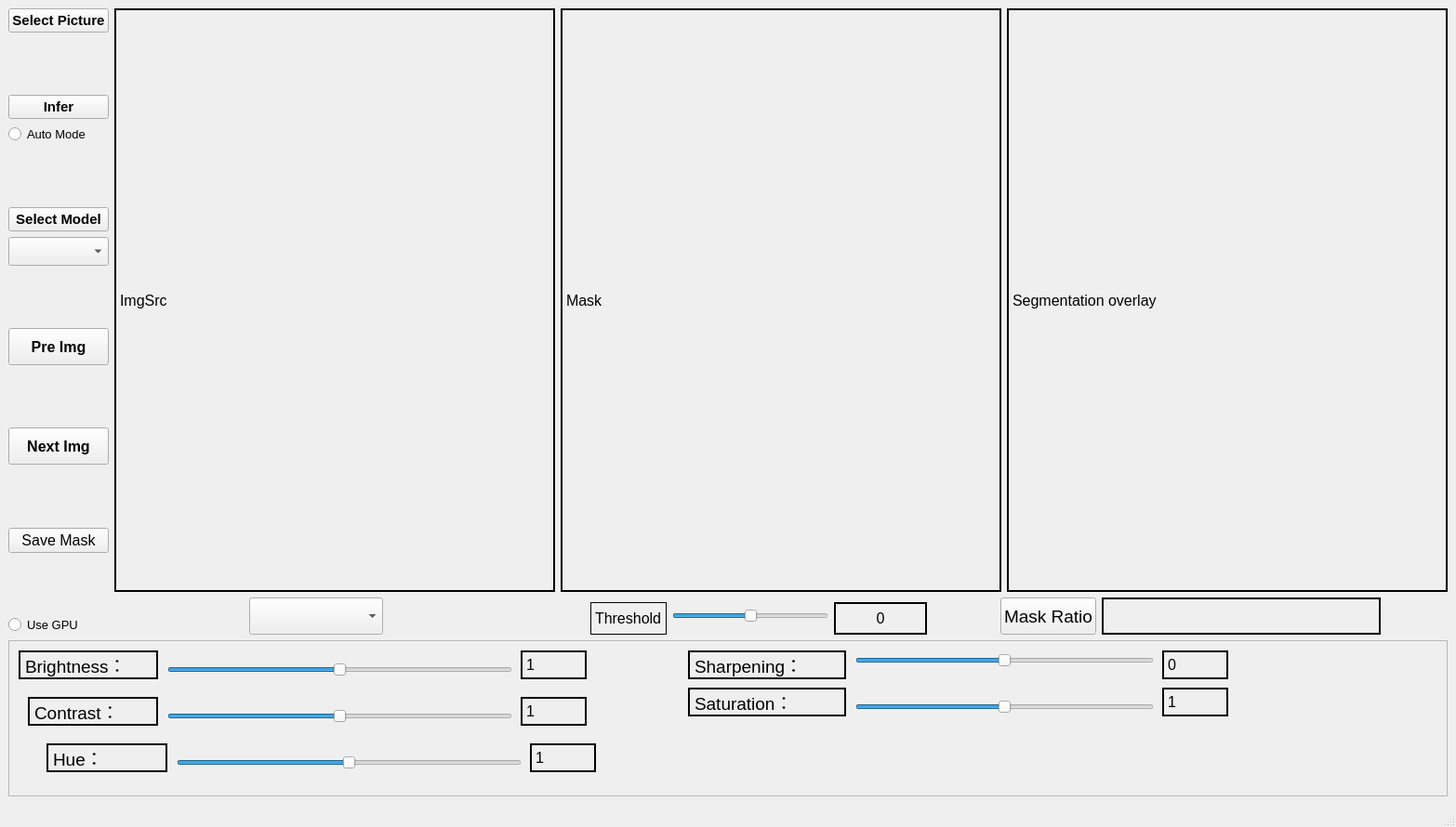
<?xml version="1.0" encoding="UTF-8"?>
<ui version="4.0">
 <class>MainWindow</class>
 <widget class="QMainWindow" name="MainWindow">
  <property name="geometry">
   <rect>
    <x>0</x>
    <y>0</y>
    <width>1566</width>
    <height>890</height>
   </rect>
  </property>
  <property name="sizePolicy">
   <sizepolicy hsizetype="Preferred" vsizetype="Preferred">
    <horstretch>0</horstretch>
    <verstretch>0</verstretch>
   </sizepolicy>
  </property>
  <property name="font">
   <font>
    <family>Microsoft YaHei UI</family>
    <pointsize>12</pointsize>
   </font>
  </property>
  <property name="windowTitle">
   <string>MainWindow</string>
  </property>
  <property name="windowIcon">
   <iconset>
    <selectedon>../source/1.png</selectedon>
   </iconset>
  </property>
  <property name="iconSize">
   <size>
    <width>60</width>
    <height>60</height>
   </size>
  </property>
  <widget class="QWidget" name="centralwidget">
   <property name="sizePolicy">
    <sizepolicy hsizetype="Preferred" vsizetype="Preferred">
     <horstretch>0</horstretch>
     <verstretch>0</verstretch>
    </sizepolicy>
   </property>
   <layout class="QGridLayout" name="gridLayout" rowstretch="4,1,0">
    <item row="0" column="0">
     <layout class="QHBoxLayout" name="horizontalLayout_5" stretch="0,4">
      <item>
       <layout class="QVBoxLayout" name="verticalLayout_3">
        <item>
         <widget class="QPushButton" name="selectFileBtn">
          <property name="font">
           <font>
            <family>Microsoft YaHei UI</family>
            <pointsize>11</pointsize>
            <weight>75</weight>
            <bold>true</bold>
           </font>
          </property>
          <property name="text">
           <string>Select Picture</string>
          </property>
         </widget>
        </item>
        <item>
         <spacer name="verticalSpacer">
          <property name="orientation">
           <enum>Qt::Vertical</enum>
          </property>
          <property name="sizeHint" stdset="0">
           <size>
            <width>20</width>
            <height>40</height>
           </size>
          </property>
         </spacer>
        </item>
        <item>
         <layout class="QVBoxLayout" name="verticalLayout_2">
          <item>
           <widget class="QPushButton" name="checkThePicture">
            <property name="font">
             <font>
              <family>Microsoft YaHei UI</family>
              <pointsize>11</pointsize>
              <weight>75</weight>
              <bold>true</bold>
             </font>
            </property>
            <property name="text">
             <string>Infer</string>
            </property>
           </widget>
          </item>
          <item>
           <widget class="QRadioButton" name="autoDetectRB">
            <property name="font">
             <font>
              <family>Microsoft YaHei UI</family>
              <pointsize>10</pointsize>
             </font>
            </property>
            <property name="text">
             <string>Auto Mode</string>
            </property>
           </widget>
          </item>
         </layout>
        </item>
        <item>
         <spacer name="verticalSpacer_2">
          <property name="orientation">
           <enum>Qt::Vertical</enum>
          </property>
          <property name="sizeHint" stdset="0">
           <size>
            <width>20</width>
            <height>40</height>
           </size>
          </property>
         </spacer>
        </item>
        <item>
         <layout class="QVBoxLayout" name="verticalLayout">
          <item>
           <widget class="QPushButton" name="selectModelBtn">
            <property name="font">
             <font>
              <family>Microsoft YaHei UI</family>
              <pointsize>11</pointsize>
              <weight>75</weight>
              <bold>true</bold>
             </font>
            </property>
            <property name="text">
             <string>Select Model</string>
            </property>
           </widget>
          </item>
          <item>
           <widget class="QComboBox" name="selectModelCB">
            <property name="font">
             <font>
              <family>黑体</family>
              <pointsize>12</pointsize>
             </font>
            </property>
           </widget>
          </item>
         </layout>
        </item>
        <item>
         <spacer name="verticalSpacer_3">
          <property name="orientation">
           <enum>Qt::Vertical</enum>
          </property>
          <property name="sizeHint" stdset="0">
           <size>
            <width>20</width>
            <height>40</height>
           </size>
          </property>
         </spacer>
        </item>
        <item>
         <widget class="QPushButton" name="previousImgBtn">
          <property name="sizePolicy">
           <sizepolicy hsizetype="Minimum" vsizetype="Fixed">
            <horstretch>0</horstretch>
            <verstretch>0</verstretch>
           </sizepolicy>
          </property>
          <property name="minimumSize">
           <size>
            <width>50</width>
            <height>40</height>
           </size>
          </property>
          <property name="font">
           <font>
            <family>Microsoft YaHei UI</family>
            <pointsize>12</pointsize>
            <weight>75</weight>
            <bold>true</bold>
           </font>
          </property>
          <property name="toolTipDuration">
           <number>-1</number>
          </property>
          <property name="text">
           <string>Pre Img</string>
          </property>
         </widget>
        </item>
        <item>
         <spacer name="verticalSpacer_4">
          <property name="orientation">
           <enum>Qt::Vertical</enum>
          </property>
          <property name="sizeHint" stdset="0">
           <size>
            <width>20</width>
            <height>40</height>
           </size>
          </property>
         </spacer>
        </item>
        <item>
         <widget class="QPushButton" name="nextImgBtn">
          <property name="minimumSize">
           <size>
            <width>50</width>
            <height>40</height>
           </size>
          </property>
          <property name="font">
           <font>
            <family>Microsoft YaHei UI</family>
            <pointsize>12</pointsize>
            <weight>75</weight>
            <bold>true</bold>
           </font>
          </property>
          <property name="text">
           <string>Next Img</string>
          </property>
         </widget>
        </item>
        <item>
         <spacer name="verticalSpacer_5">
          <property name="orientation">
           <enum>Qt::Vertical</enum>
          </property>
          <property name="sizeHint" stdset="0">
           <size>
            <width>20</width>
            <height>40</height>
           </size>
          </property>
         </spacer>
        </item>
        <item>
         <widget class="QPushButton" name="pushButton_Save">
          <property name="text">
           <string>Save Mask</string>
          </property>
         </widget>
        </item>
        <item>
         <spacer name="verticalSpacer_6">
          <property name="orientation">
           <enum>Qt::Vertical</enum>
          </property>
          <property name="sizeHint" stdset="0">
           <size>
            <width>20</width>
            <height>40</height>
           </size>
          </property>
         </spacer>
        </item>
        <item>
         <widget class="QRadioButton" name="useGPURB">
          <property name="font">
           <font>
            <family>Microsoft YaHei UI</family>
            <pointsize>10</pointsize>
           </font>
          </property>
          <property name="text">
           <string>Use GPU</string>
          </property>
         </widget>
        </item>
       </layout>
      </item>
      <item>
       <layout class="QVBoxLayout" name="verticalLayout_4" stretch="4,0">
        <property name="sizeConstraint">
         <enum>QLayout::SetDefaultConstraint</enum>
        </property>
        <item>
         <layout class="QHBoxLayout" name="horizontalLayout" stretch="1,1,1">
          <item>
           <widget class="QLabel" name="srcImgWin">
            <property name="sizePolicy">
             <sizepolicy hsizetype="Ignored" vsizetype="Ignored">
              <horstretch>0</horstretch>
              <verstretch>0</verstretch>
             </sizepolicy>
            </property>
            <property name="minimumSize">
             <size>
              <width>0</width>
              <height>0</height>
             </size>
            </property>
            <property name="maximumSize">
             <size>
              <width>2000</width>
              <height>2000</height>
             </size>
            </property>
            <property name="frameShape">
             <enum>QFrame::WinPanel</enum>
            </property>
            <property name="text">
             <string>ImgSrc</string>
            </property>
           </widget>
          </item>
          <item>
           <widget class="QLabel" name="dstImgWin">
            <property name="sizePolicy">
             <sizepolicy hsizetype="Ignored" vsizetype="Ignored">
              <horstretch>0</horstretch>
              <verstretch>0</verstretch>
             </sizepolicy>
            </property>
            <property name="minimumSize">
             <size>
              <width>0</width>
              <height>0</height>
             </size>
            </property>
            <property name="maximumSize">
             <size>
              <width>2000</width>
              <height>2000</height>
             </size>
            </property>
            <property name="frameShape">
             <enum>QFrame::WinPanel</enum>
            </property>
            <property name="text">
             <string>Mask</string>
            </property>
           </widget>
          </item>
          <item>
           <widget class="QLabel" name="dstImgWin_2">
            <property name="sizePolicy">
             <sizepolicy hsizetype="Ignored" vsizetype="Ignored">
              <horstretch>0</horstretch>
              <verstretch>0</verstretch>
             </sizepolicy>
            </property>
            <property name="minimumSize">
             <size>
              <width>0</width>
              <height>0</height>
             </size>
            </property>
            <property name="maximumSize">
             <size>
              <width>2000</width>
              <height>2000</height>
             </size>
            </property>
            <property name="frameShape">
             <enum>QFrame::WinPanel</enum>
            </property>
            <property name="text">
             <string>Segmentation overlay</string>
            </property>
           </widget>
          </item>
         </layout>
        </item>
        <item>
         <layout class="QHBoxLayout" name="horizontalLayout_4" stretch="2,2,3,5,1,3,1">
          <item>
           <spacer name="horizontalSpacer">
            <property name="orientation">
             <enum>Qt::Horizontal</enum>
            </property>
            <property name="sizeType">
             <enum>QSizePolicy::Preferred</enum>
            </property>
            <property name="sizeHint" stdset="0">
             <size>
              <width>40</width>
              <height>20</height>
             </size>
            </property>
           </spacer>
          </item>
          <item>
           <widget class="QComboBox" name="selectedFileNameCB">
            <property name="sizePolicy">
             <sizepolicy hsizetype="Preferred" vsizetype="Fixed">
              <horstretch>0</horstretch>
              <verstretch>0</verstretch>
             </sizepolicy>
            </property>
            <property name="minimumSize">
             <size>
              <width>0</width>
              <height>40</height>
             </size>
            </property>
            <property name="baseSize">
             <size>
              <width>0</width>
              <height>0</height>
             </size>
            </property>
            <property name="font">
             <font>
              <family>黑体</family>
              <pointsize>12</pointsize>
             </font>
            </property>
           </widget>
          </item>
          <item>
           <spacer name="horizontalSpacer_2">
            <property name="orientation">
             <enum>Qt::Horizontal</enum>
            </property>
            <property name="sizeType">
             <enum>QSizePolicy::Preferred</enum>
            </property>
            <property name="sizeHint" stdset="0">
             <size>
              <width>40</width>
              <height>20</height>
             </size>
            </property>
           </spacer>
          </item>
          <item>
           <layout class="QHBoxLayout" name="horizontalLayout_3">
            <item>
             <widget class="QLabel" name="label">
              <property name="sizePolicy">
               <sizepolicy hsizetype="Preferred" vsizetype="Fixed">
                <horstretch>0</horstretch>
                <verstretch>0</verstretch>
               </sizepolicy>
              </property>
              <property name="minimumSize">
               <size>
                <width>0</width>
                <height>35</height>
               </size>
              </property>
              <property name="maximumSize">
               <size>
                <width>300</width>
                <height>30</height>
               </size>
              </property>
              <property name="frameShape">
               <enum>QFrame::Box</enum>
              </property>
              <property name="text">
               <string>Threshold</string>
              </property>
             </widget>
            </item>
            <item>
             <widget class="QSlider" name="threshold_hS">
              <property name="minimumSize">
               <size>
                <width>90</width>
                <height>19</height>
               </size>
              </property>
              <property name="maximumSize">
               <size>
                <width>2000</width>
                <height>20</height>
               </size>
              </property>
              <property name="autoFillBackground">
               <bool>false</bool>
              </property>
              <property name="maximum">
               <number>200</number>
              </property>
              <property name="value">
               <number>100</number>
              </property>
              <property name="sliderPosition">
               <number>100</number>
              </property>
              <property name="orientation">
               <enum>Qt::Horizontal</enum>
              </property>
              <property name="invertedAppearance">
               <bool>false</bool>
              </property>
              <property name="invertedControls">
               <bool>false</bool>
              </property>
             </widget>
            </item>
            <item>
             <widget class="QLabel" name="label_prob_th">
              <property name="sizePolicy">
               <sizepolicy hsizetype="Preferred" vsizetype="Fixed">
                <horstretch>0</horstretch>
                <verstretch>0</verstretch>
               </sizepolicy>
              </property>
              <property name="minimumSize">
               <size>
                <width>100</width>
                <height>35</height>
               </size>
              </property>
              <property name="maximumSize">
               <size>
                <width>100</width>
                <height>30</height>
               </size>
              </property>
              <property name="font">
               <font>
                <family>Microsoft YaHei UI</family>
                <pointsize>12</pointsize>
               </font>
              </property>
              <property name="frameShape">
               <enum>QFrame::WinPanel</enum>
              </property>
              <property name="text">
               <string>0</string>
              </property>
              <property name="scaledContents">
               <bool>false</bool>
              </property>
              <property name="alignment">
               <set>Qt::AlignCenter</set>
              </property>
              <property name="textInteractionFlags">
               <set>Qt::LinksAccessibleByMouse</set>
              </property>
             </widget>
            </item>
           </layout>
          </item>
          <item>
           <spacer name="horizontalSpacer_3">
            <property name="orientation">
             <enum>Qt::Horizontal</enum>
            </property>
            <property name="sizeType">
             <enum>QSizePolicy::Preferred</enum>
            </property>
            <property name="sizeHint" stdset="0">
             <size>
              <width>40</width>
              <height>20</height>
             </size>
            </property>
           </spacer>
          </item>
          <item>
           <layout class="QHBoxLayout" name="horizontalLayout_2">
            <item>
             <widget class="QPushButton" name="pushButton">
              <property name="sizePolicy">
               <sizepolicy hsizetype="Fixed" vsizetype="Fixed">
                <horstretch>0</horstretch>
                <verstretch>0</verstretch>
               </sizepolicy>
              </property>
              <property name="maximumSize">
               <size>
                <width>16777215</width>
                <height>40</height>
               </size>
              </property>
              <property name="font">
               <font>
                <pointsize>14</pointsize>
                <weight>50</weight>
                <bold>false</bold>
               </font>
              </property>
              <property name="text">
               <string>Mask Ratio</string>
              </property>
             </widget>
            </item>
            <item>
             <widget class="QLabel" name="label_fall_ratio">
              <property name="sizePolicy">
               <sizepolicy hsizetype="Expanding" vsizetype="Fixed">
                <horstretch>0</horstretch>
                <verstretch>0</verstretch>
               </sizepolicy>
              </property>
              <property name="minimumSize">
               <size>
                <width>300</width>
                <height>0</height>
               </size>
              </property>
              <property name="maximumSize">
               <size>
                <width>16777215</width>
                <height>40</height>
               </size>
              </property>
              <property name="font">
               <font>
                <pointsize>16</pointsize>
                <weight>75</weight>
                <bold>true</bold>
               </font>
              </property>
              <property name="frameShape">
               <enum>QFrame::WinPanel</enum>
              </property>
              <property name="text">
               <string/>
              </property>
             </widget>
            </item>
           </layout>
          </item>
          <item>
           <spacer name="horizontalSpacer_4">
            <property name="orientation">
             <enum>Qt::Horizontal</enum>
            </property>
            <property name="sizeType">
             <enum>QSizePolicy::Preferred</enum>
            </property>
            <property name="sizeHint" stdset="0">
             <size>
              <width>40</width>
              <height>20</height>
             </size>
            </property>
           </spacer>
          </item>
         </layout>
        </item>
       </layout>
      </item>
     </layout>
    </item>
    <item row="1" column="0">
     <widget class="QStackedWidget" name="stackedWidget">
      <property name="frameShape">
       <enum>QFrame::StyledPanel</enum>
      </property>
      <property name="currentIndex">
       <number>1</number>
      </property>
      <widget class="QWidget" name="page"/>
      <widget class="QWidget" name="page_2">
       <widget class="QSlider" name="BrightnessHSlider">
        <property name="geometry">
         <rect>
          <x>170</x>
          <y>20</y>
          <width>371</width>
          <height>21</height>
         </rect>
        </property>
        <property name="font">
         <font>
          <underline>false</underline>
         </font>
        </property>
        <property name="acceptDrops">
         <bool>false</bool>
        </property>
        <property name="layoutDirection">
         <enum>Qt::LeftToRight</enum>
        </property>
        <property name="autoFillBackground">
         <bool>false</bool>
        </property>
        <property name="maximum">
         <number>1000</number>
        </property>
        <property name="value">
         <number>500</number>
        </property>
        <property name="orientation">
         <enum>Qt::Horizontal</enum>
        </property>
       </widget>
       <widget class="QLabel" name="label_2">
        <property name="geometry">
         <rect>
          <x>10</x>
          <y>10</y>
          <width>150</width>
          <height>31</height>
         </rect>
        </property>
        <property name="sizePolicy">
         <sizepolicy hsizetype="Preferred" vsizetype="Preferred">
          <horstretch>0</horstretch>
          <verstretch>0</verstretch>
         </sizepolicy>
        </property>
        <property name="minimumSize">
         <size>
          <width>150</width>
          <height>0</height>
         </size>
        </property>
        <property name="font">
         <font>
          <pointsize>14</pointsize>
         </font>
        </property>
        <property name="frameShape">
         <enum>QFrame::WinPanel</enum>
        </property>
        <property name="text">
         <string>Brightness：</string>
        </property>
       </widget>
       <widget class="QLabel" name="label_3">
        <property name="geometry">
         <rect>
          <x>20</x>
          <y>60</y>
          <width>140</width>
          <height>31</height>
         </rect>
        </property>
        <property name="sizePolicy">
         <sizepolicy hsizetype="Preferred" vsizetype="Preferred">
          <horstretch>0</horstretch>
          <verstretch>0</verstretch>
         </sizepolicy>
        </property>
        <property name="minimumSize">
         <size>
          <width>140</width>
          <height>0</height>
         </size>
        </property>
        <property name="font">
         <font>
          <pointsize>14</pointsize>
         </font>
        </property>
        <property name="frameShape">
         <enum>QFrame::WinPanel</enum>
        </property>
        <property name="text">
         <string>Contrast：</string>
        </property>
       </widget>
       <widget class="QSlider" name="ContrastHSlider">
        <property name="geometry">
         <rect>
          <x>170</x>
          <y>70</y>
          <width>371</width>
          <height>21</height>
         </rect>
        </property>
        <property name="font">
         <font>
          <underline>false</underline>
         </font>
        </property>
        <property name="acceptDrops">
         <bool>false</bool>
        </property>
        <property name="layoutDirection">
         <enum>Qt::LeftToRight</enum>
        </property>
        <property name="autoFillBackground">
         <bool>false</bool>
        </property>
        <property name="maximum">
         <number>1000</number>
        </property>
        <property name="value">
         <number>500</number>
        </property>
        <property name="orientation">
         <enum>Qt::Horizontal</enum>
        </property>
       </widget>
       <widget class="QLabel" name="label_4">
        <property name="geometry">
         <rect>
          <x>730</x>
          <y>50</y>
          <width>170</width>
          <height>31</height>
         </rect>
        </property>
        <property name="sizePolicy">
         <sizepolicy hsizetype="Preferred" vsizetype="Preferred">
          <horstretch>0</horstretch>
          <verstretch>0</verstretch>
         </sizepolicy>
        </property>
        <property name="minimumSize">
         <size>
          <width>170</width>
          <height>0</height>
         </size>
        </property>
        <property name="font">
         <font>
          <pointsize>14</pointsize>
         </font>
        </property>
        <property name="frameShape">
         <enum>QFrame::WinPanel</enum>
        </property>
        <property name="text">
         <string>Saturation：</string>
        </property>
       </widget>
       <widget class="QSlider" name="saturationHSlider">
        <property name="geometry">
         <rect>
          <x>910</x>
          <y>60</y>
          <width>321</width>
          <height>21</height>
         </rect>
        </property>
        <property name="font">
         <font>
          <underline>false</underline>
         </font>
        </property>
        <property name="acceptDrops">
         <bool>false</bool>
        </property>
        <property name="layoutDirection">
         <enum>Qt::LeftToRight</enum>
        </property>
        <property name="autoFillBackground">
         <bool>false</bool>
        </property>
        <property name="maximum">
         <number>1000</number>
        </property>
        <property name="value">
         <number>500</number>
        </property>
        <property name="orientation">
         <enum>Qt::Horizontal</enum>
        </property>
       </widget>
       <widget class="QSlider" name="HueHSlider">
        <property name="geometry">
         <rect>
          <x>180</x>
          <y>120</y>
          <width>371</width>
          <height>21</height>
         </rect>
        </property>
        <property name="font">
         <font>
          <underline>false</underline>
         </font>
        </property>
        <property name="acceptDrops">
         <bool>false</bool>
        </property>
        <property name="layoutDirection">
         <enum>Qt::LeftToRight</enum>
        </property>
        <property name="autoFillBackground">
         <bool>false</bool>
        </property>
        <property name="maximum">
         <number>1000</number>
        </property>
        <property name="value">
         <number>500</number>
        </property>
        <property name="orientation">
         <enum>Qt::Horizontal</enum>
        </property>
       </widget>
       <widget class="QLabel" name="label_5">
        <property name="geometry">
         <rect>
          <x>40</x>
          <y>110</y>
          <width>130</width>
          <height>31</height>
         </rect>
        </property>
        <property name="sizePolicy">
         <sizepolicy hsizetype="Preferred" vsizetype="Preferred">
          <horstretch>0</horstretch>
          <verstretch>0</verstretch>
         </sizepolicy>
        </property>
        <property name="minimumSize">
         <size>
          <width>130</width>
          <height>0</height>
         </size>
        </property>
        <property name="font">
         <font>
          <pointsize>14</pointsize>
         </font>
        </property>
        <property name="frameShape">
         <enum>QFrame::WinPanel</enum>
        </property>
        <property name="text">
         <string>Hue：</string>
        </property>
       </widget>
       <widget class="QLabel" name="label_6">
        <property name="geometry">
         <rect>
          <x>730</x>
          <y>10</y>
          <width>170</width>
          <height>31</height>
         </rect>
        </property>
        <property name="sizePolicy">
         <sizepolicy hsizetype="Preferred" vsizetype="Preferred">
          <horstretch>0</horstretch>
          <verstretch>0</verstretch>
         </sizepolicy>
        </property>
        <property name="minimumSize">
         <size>
          <width>170</width>
          <height>0</height>
         </size>
        </property>
        <property name="font">
         <font>
          <pointsize>14</pointsize>
         </font>
        </property>
        <property name="frameShape">
         <enum>QFrame::WinPanel</enum>
        </property>
        <property name="text">
         <string>Sharpening：</string>
        </property>
        <property name="scaledContents">
         <bool>false</bool>
        </property>
       </widget>
       <widget class="QSlider" name="sharpnessHSlider">
        <property name="geometry">
         <rect>
          <x>910</x>
          <y>10</y>
          <width>321</width>
          <height>21</height>
         </rect>
        </property>
        <property name="font">
         <font>
          <underline>false</underline>
         </font>
        </property>
        <property name="acceptDrops">
         <bool>false</bool>
        </property>
        <property name="layoutDirection">
         <enum>Qt::LeftToRight</enum>
        </property>
        <property name="autoFillBackground">
         <bool>false</bool>
        </property>
        <property name="maximum">
         <number>1000</number>
        </property>
        <property name="value">
         <number>500</number>
        </property>
        <property name="orientation">
         <enum>Qt::Horizontal</enum>
        </property>
       </widget>
       <widget class="QLabel" name="label_brightness_delta">
        <property name="geometry">
         <rect>
          <x>550</x>
          <y>10</y>
          <width>71</width>
          <height>31</height>
         </rect>
        </property>
        <property name="frameShape">
         <enum>QFrame::WinPanel</enum>
        </property>
        <property name="text">
         <string>1</string>
        </property>
       </widget>
       <widget class="QLabel" name="label_contrast_delta">
        <property name="geometry">
         <rect>
          <x>550</x>
          <y>60</y>
          <width>71</width>
          <height>31</height>
         </rect>
        </property>
        <property name="frameShape">
         <enum>QFrame::WinPanel</enum>
        </property>
        <property name="text">
         <string>1</string>
        </property>
       </widget>
       <widget class="QLabel" name="label_saturation_delta">
        <property name="geometry">
         <rect>
          <x>1240</x>
          <y>50</y>
          <width>71</width>
          <height>31</height>
         </rect>
        </property>
        <property name="frameShape">
         <enum>QFrame::WinPanel</enum>
        </property>
        <property name="text">
         <string>1</string>
        </property>
       </widget>
       <widget class="QLabel" name="label_hue_delta">
        <property name="geometry">
         <rect>
          <x>560</x>
          <y>110</y>
          <width>71</width>
          <height>31</height>
         </rect>
        </property>
        <property name="frameShape">
         <enum>QFrame::WinPanel</enum>
        </property>
        <property name="text">
         <string>1</string>
        </property>
       </widget>
       <widget class="QLabel" name="label_sharpness_delta">
        <property name="geometry">
         <rect>
          <x>1240</x>
          <y>10</y>
          <width>71</width>
          <height>31</height>
         </rect>
        </property>
        <property name="frameShape">
         <enum>QFrame::WinPanel</enum>
        </property>
        <property name="text">
         <string>0</string>
        </property>
       </widget>
      </widget>
     </widget>
    </item>
   </layout>
  </widget>
  <widget class="QMenuBar" name="menubar">
   <property name="geometry">
    <rect>
     <x>0</x>
     <y>0</y>
     <width>1566</width>
     <height>18</height>
    </rect>
   </property>
  </widget>
  <widget class="QStatusBar" name="statusbar"/>
 </widget>
 <resources/>
 <connections/>
</ui>
